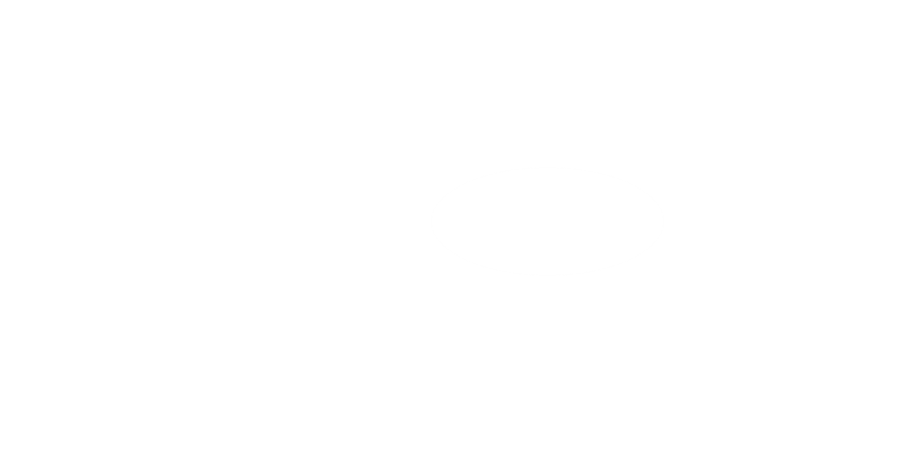
Frame 1 (no input)
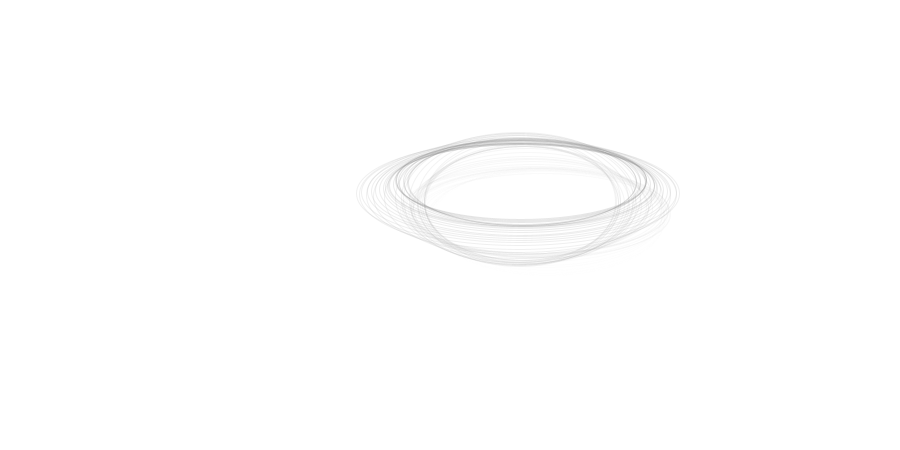
Frame 60 (the mouse pressed at the canvas centre just before this capture)
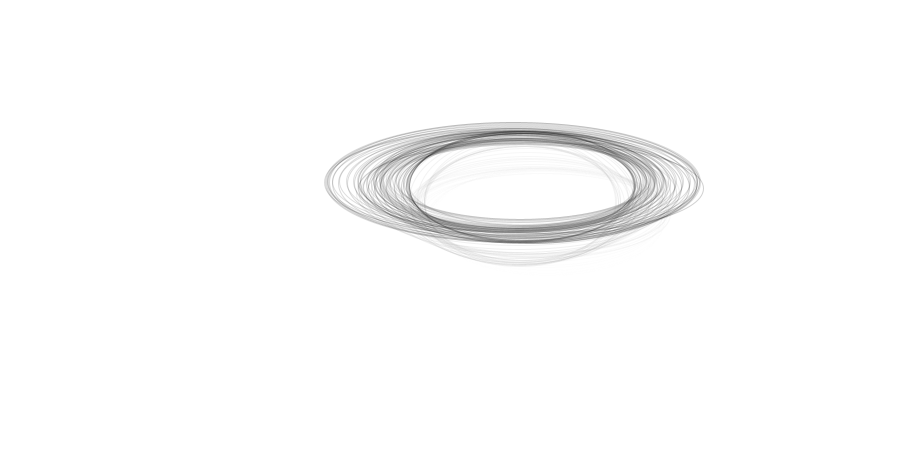
Frame 120 (the mouse held since frame 60 and released just before this capture)

The Processing sketch that drew these frames (run headless with seeded random() and noise(); from frame 60 on, the mouse is pressed at the canvas centre):

// Processing sketch: processing_49624
// ── processing_49624.pde


int _num = 10;    
float _angnoise, _radiusnoise, _widnoise, _heinoise;
float _angle = -PI/2;
float _radius = 100;
float _strokeCol = 254;

//================================= init

void setup() {
  size(900, 450);
  smooth(); 
  frameRate(30);
  
  clearBackground();
  
  _angnoise = random(10);
  _radiusnoise = random(10);
  _widnoise = random(10);
  _heinoise = random(10);
}

void clearBackground() {
  background(255);
}

//================================= frame loop

void draw() {
  
  _radiusnoise += 0.005;
  _radius = (noise(_radiusnoise) * 250) +5;
  
  _angnoise += 0.005;
  _angle += (noise(_angnoise) * 6) - 3;
  if (_angle > 360) { _angle -= 360; }
  if (_angle < 0) { _angle += 360; }
  
  float centreX = width/2;
  float centreY = height/2;
  
  //tube size
  _widnoise += 0.05;
  _heinoise += 0.05;
  float wid = (noise(_widnoise) * 25) +10;
  float hei = (noise(_heinoise) * 25) +10;
  
  float rad = radians(_angle);
  float x1 = centreX + (_radius * cos(rad));
  float y1 = centreY + (_radius * sin(rad));
  
  noFill();
  if (_strokeCol > 0) { _strokeCol -=2; } // fade in
  stroke(_strokeCol, 50);
  ellipse(x1, y1, 15*wid, 5*hei);
}


//================================= interaction

void mousePressed() { 
  clearBackground();
}
